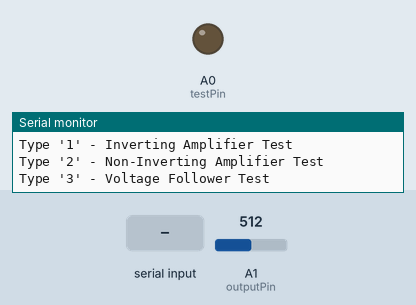
A sketch run on a simulated Arduino Uno, built with avr-gcc and run on an emulated ATmega328P. On the bench: output pins drawn as LEDs (lit = HIGH), the last lines printed to the serial monitor. The test bench sets the inputs (shaded band); at power-on: A1 (outputPin) = 512.

Above: at 1.2 s.
1.3 s: "1" received over Serial
2.8 s: "Y" received over Serial
At 3.7 s:
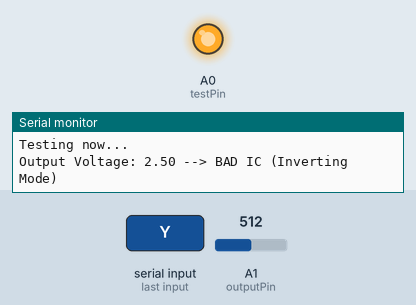
4.3 s: "2" received over Serial
5.9 s: "3" received over Serial
7.4 s: "y" received over Serial
9.0 s: "3" received over Serial
Timing chart, 0 to 11.5 s (numbered marks = the images above; inputs shaded):
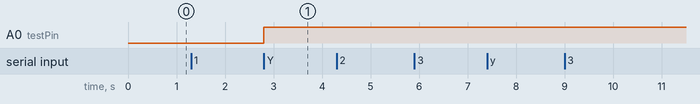

Measured:
- after the input at 2.8 s, A0 (testPin): LOW → HIGH at once

The sketch:

ic741tester.ino
```cpp
// Define pins
const int outputPin = A1; // IC741 output pin
const int testPin = A0;   // Test voltage applied internally

void setup() {
  Serial.begin(9600);
  Serial.println("IC741 Op-Amp Tester");
  Serial.println("Type '1' - Inverting Amplifier Test");
  Serial.println("Type '2' - Non-Inverting Amplifier Test");
  Serial.println("Type '3' - Voltage Follower Test");
}

void loop() {
  if (Serial.available() > 0) {
    char mode = Serial.read();

    if (mode == '1') {
      Serial.println("\nSelected Mode: Inverting Amplifier");
      displayInvertingConnections();
    }
    else if (mode == '2') {
      Serial.println("\nSelected Mode: Non-Inverting Amplifier");
      displayNonInvertingConnections();
    }
    else if (mode == '3') {
      Serial.println("\nSelected Mode: Voltage Follower");
      displayVoltageFollowerConnections();
    }
    else {
      Serial.println("\nInvalid selection! Enter 1, 2, or 3.");
    }
  }
}

// Function to display Inverting Amplifier connections
void displayInvertingConnections() {
  Serial.println("Connect:");
  Serial.println("- A0 to IC741 Pin 2 (-)");
  Serial.println("- 10kΩ from A0 to IC741 Pin 2 (-)");
  Serial.println("- 1kΩ from IC741 Pin 6 (Output) to Pin 2 (-)");
  Serial.println("- IC741 Pin 3 (+) to GND");
  Serial.println("\nAfter connecting, type 'Y' to continue.");
  waitForConfirmation();
  testInvertingAmplifier();
}

// Function to display Non-Inverting Amplifier connections
void displayNonInvertingConnections() {
  Serial.println("Connect:");
  Serial.println("- A0 to IC741 Pin 3 (+)");
  Serial.println("- 1kΩ from A0 to IC741 Pin 3 (+)");
  Serial.println("- 10kΩ from IC741 Pin 6 (Output) to Pin 2 (-)");
  Serial.println("- 1kΩ from IC741 Pin 2 (-) to GND");
  Serial.println("\nAfter connecting, type 'Y' to continue.");
  waitForConfirmation();
  testNonInvertingAmplifier();
}

// Function to display Voltage Follower connections
void displayVoltageFollowerConnections() {
  Serial.println("Connect:");
  Serial.println("- A0 to IC741 Pin 3 (+)");
  Serial.println("- 10kΩ from A0 to IC741 Pin 3 (+)");
  Serial.println("- 1kΩ from IC741 Pin 6 (Output) to Pin 2 (-)");
  Serial.println("- 10kΩ from IC741 Pin 3 (+) to GND");
  Serial.println("\nAfter connecting, type 'Y' to continue.");
  waitForConfirmation();
  testVoltageFollower();
}

// Function to wait for user confirmation
void waitForConfirmation() {
  while (true) {
    if (Serial.available() > 0) {
      char confirm = Serial.read();
      if (confirm == 'Y' || confirm == 'y') {
        Serial.println("Testing now...");
        break;
      } else {
        Serial.println("Type 'Y' after completing the connections.");
      }
    }
  }
}

// Function to test Inverting Amplifier
void testInvertingAmplifier() {
  analogWrite(testPin, 128); // Generate 2.5V internally
  delay(100);

  float voltageOut = analogRead(outputPin) * (5.0 / 1023.0);
  Serial.print("Output Voltage: ");
  Serial.print(voltageOut);

  if (voltageOut < 2.0) {
    Serial.println(" --> GOOD IC (Inverting Mode)");
  } else {
    Serial.println(" --> BAD IC (Inverting Mode)");
  }
}

// Function to test Non-Inverting Amplifier
void testNonInvertingAmplifier() {
  analogWrite(testPin, 128); // Generate 2.5V internally
  delay(100);

  float voltageOut = analogRead(outputPin) * (5.0 / 1023.0);
  Serial.print("Output Voltage: ");
  Serial.print(voltageOut);

  if (voltageOut > 2.5) {
    Serial.println(" --> GOOD IC (Non-Inverting Mode)");
  } else {
    Serial.println(" --> BAD IC (Non-Inverting Mode)");
  }
}

// Function to test Voltage Follower
void testVoltageFollower() {
  analogWrite(testPin, 128); // Generate 2.5V internally
  delay(100);

  float voltageOut = analogRead(outputPin) * (5.0 / 1023.0);
  Serial.print("Output Voltage: ");
  Serial.print(voltageOut);

  if (abs(voltageOut - 2.5) < 0.2) {
    Serial.println(" --> GOOD IC (Voltage Follower)");
  } else {
    Serial.println(" --> BAD IC (Voltage Follower)");
  }
}
```
